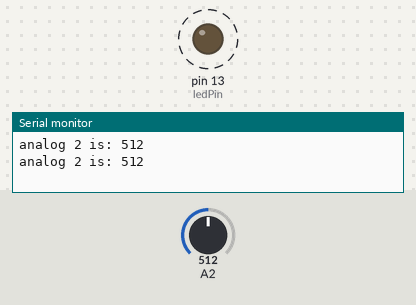
Simulated run of this sketch. Board: Arduino Uno, built with avr-gcc and run on an emulated ATmega328P. On the bench: output pins drawn as LEDs (lit = HIGH), the last lines printed to the serial monitor. Dashed ring = blinking. Inputs (shaded band) come from the test bench; at power-on: A2 = 512.

Above: at 1.8 s.
1.9 s: A2 set to 0
At 2.7 s:
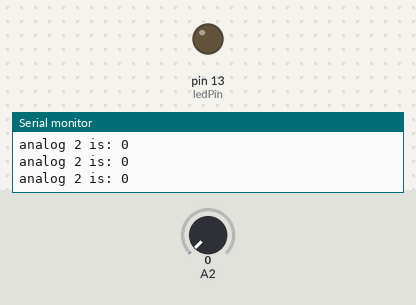
6.0 s: A2 set to 122
At 6.31 s:
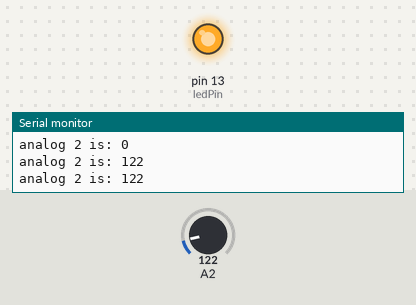
Timing chart, 0 to 15.5 s (numbered marks = the images above; inputs shaded):
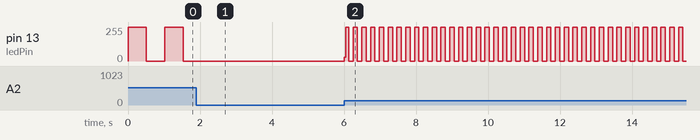

The sketch:

ADCblink.ino
```cpp
/* ADCblink, Teensyduino Tutorial #4

   Course: EE 474
   Names: Ryan Linden, Khalid Alzuhair, Brandon Ngo

   This code combines the Blink and AnalogInput example code from
   the Arduino Library

   The delay is now determined from the analogRead() function
   from the Arduino library so that the blink rate can be controlled from
   the potentiometer
*/

// Teensy 2.0 has the LED on pin 11
// Teensy++ 2.0 has the LED on pin 6
// Teensy 3.x / Teensy LC have the LED on pin 13
const int ledPin = 13;

// val stores the value read from pin 2
// pin 2 is connected to the potentiometer
int val;

// the setup() method runs once, when the sketch starts

void setup() {
  // initialize the digital pin as an output.
  pinMode(ledPin, OUTPUT);
  Serial.begin(38400);
}

// the loop() methor runs over and over again,
// as long as the board has power

void loop() {
  val = analogRead(2);          // reads pin 2 and stores to val
  Serial.print("analog 2 is: ");
  Serial.println(val);
  digitalWrite(ledPin, HIGH);   // set the LED on
  delay(val);                  // wait according to val set by potentiometer above
  digitalWrite(ledPin, LOW);    // set the LED off
  delay(val);                  // wait according to val set by potentiometer above
}
```

Measured:
- after the input at 1.9 s, pin 13 (ledPin): stops changing and stays 0/255
- after the input at 6.0 s, pin 13 (ledPin): 0/255 → 28/255 at once, then moves between 0/255 and 255/255, repeating every 0.24 s
- by itself, pin 13 (ledPin): alternates 255/255 for 0.51 s and 0/255 for 0.51 s
